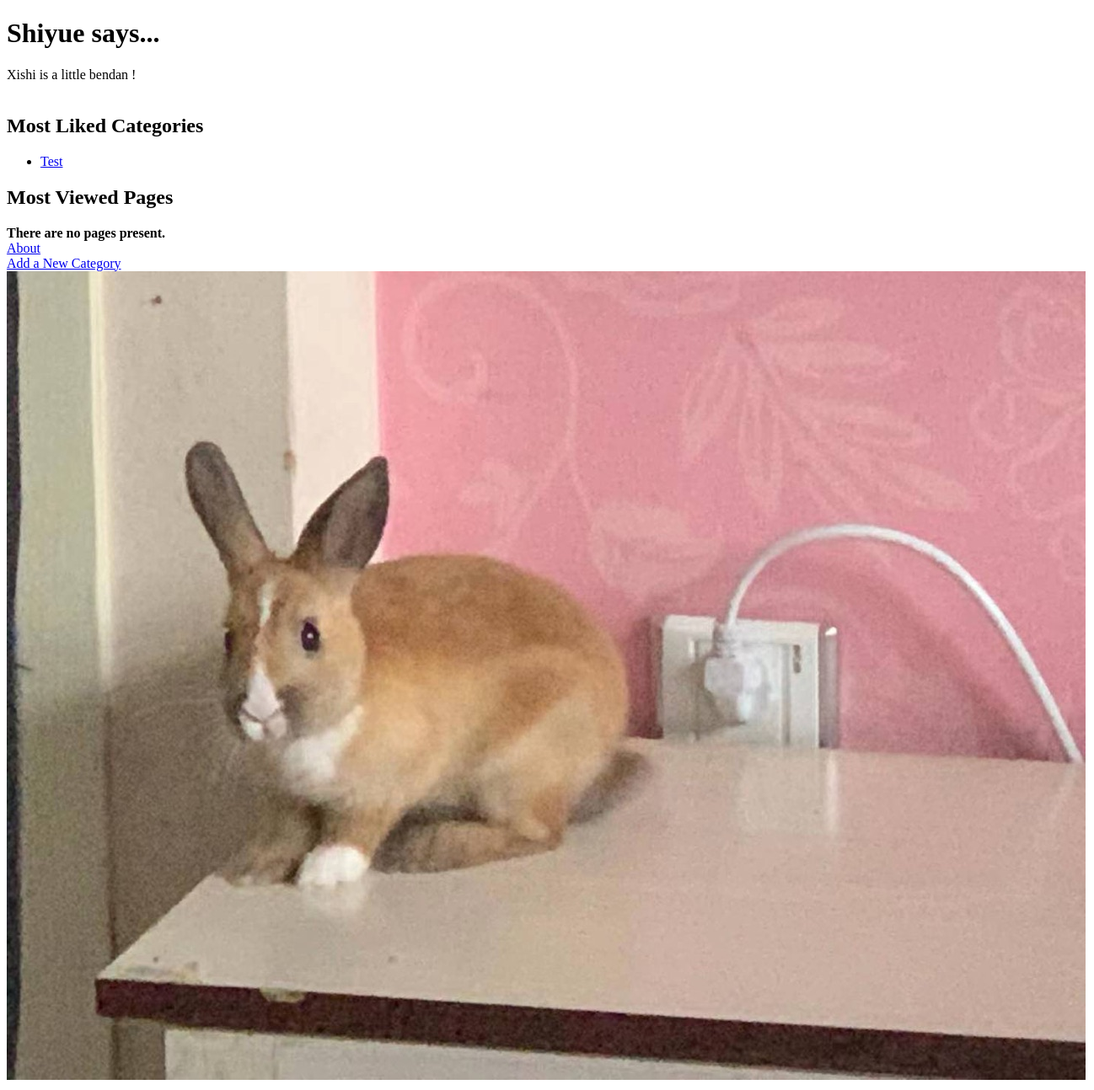
/, run on an earlier commit of the app's database.
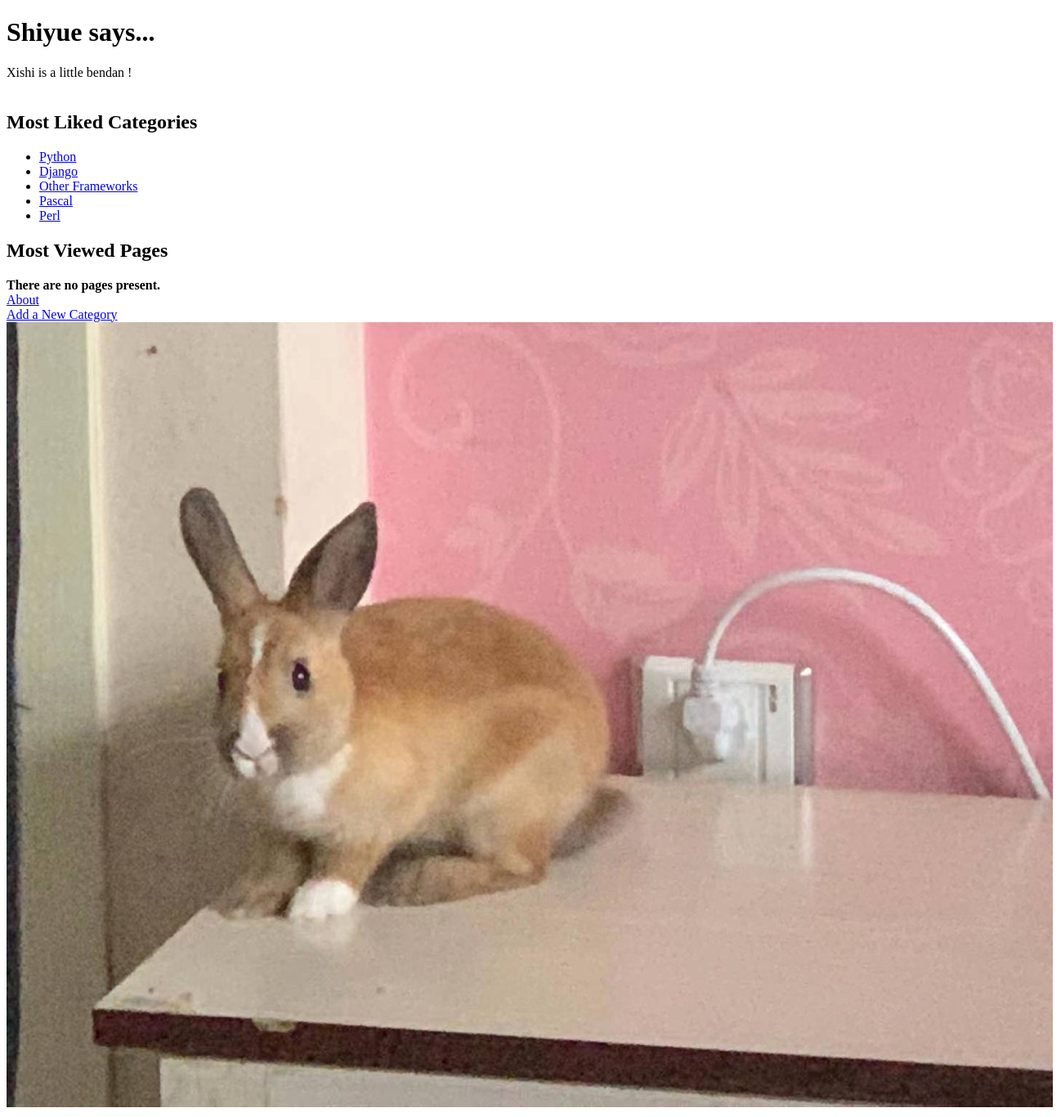
And on a later commit of the database.
### rango/models.py (models this page shows, shortened)
class Category(models.Model):
    NAME_MAX_LENGTH = 128
    name = models.CharField(max_length=128, unique=True)
    views = models.IntegerField(default=0)
    likes = models.IntegerField(default=0)
    slug = models.SlugField(blank=True)
    class Meta:
        verbose_name_plural = 'Categories'

### rango/views.py (the view)
# urls.py: path('', views.index, name='index'),
def index(request):
    category_list = Category.objects.order_by('-likes')[:5]
    page_list = Page.objects.order_by('-views')[:5]
    context_dict = {'categories': category_list}
    return render(request, 'rango/index.html', context=context_dict)

### templates/rango/index.html (shortened to what this page needs)
<!DOCTYPE html>
{% load static %}
<html >
<head>
</head>
    <body>
        <h1>Shiyue says...</h1>
        <div>
            Xishi is a little bendan ! <br />
            <strong>{{ boldmessage }}</strong><br />
        </div>
    <div>
            <h2>Most Liked Categories</h2>
        {% if categories %}
            <ul>
            {% for category in categories %}
                <li>
                    <a href="/rango/category/{{ category.slug }}/">
                        {{ category.name }}
                    </a>
                </li>
            {% endfor %}
            </ul>
        {% else %}
            <strong>There are no categories present.</strong>
        {% endif %}
        </div>
        <div>
            <h2>Most Viewed Pages</h2>
        {% if pages %}
            <ul>
            {% for page in pages %}
                <li><a href="{{ page.url }}">{{ page.title }}</a></li>
            {% endfor %}
            </ul>
        {% else %}
            <strong>There are no pages present.</strong>
        {% endif %}
        </div>
        <div>
            <a href="/rango/about/">About</a><br />
                   <a href="/rango/add_category/">Add a New Category</a><br />
            <img src="{% static 'images/myRabbit.jpg' %}"
                 alt="Picture of myRabbit" />
        </div>
    </body>
</html>

What changed in the data, as far as the page shows it:
no longer on this page (row unchanged): Category: name "Test"
added Category: name "Python"
added Category: name "Django"
added Category: name "Other Frameworks"
added Category: name "Pascal"
added Category: name "Perl"
